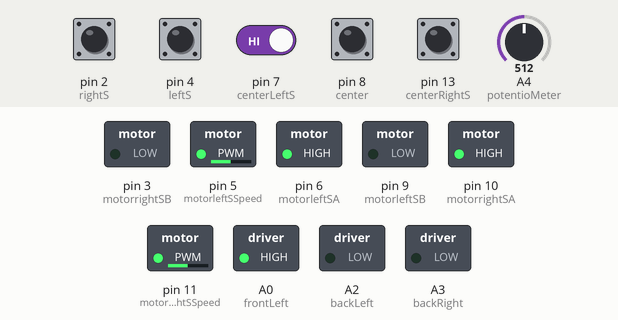
The sketch below on a simulated Arduino Uno, built with avr-gcc and run on an emulated ATmega328P. On the bench: switched loads named in the sketch (green lamp = pin HIGH). The test bench sets the inputs (shaded band); at power-on: pin 2 (rightS), pin 4 (leftS), pin 7 (centerLeftS), pin 8 (center), pin 13 (centerRightS) HIGH, A4 (potentioMeter) = 512. Pins used as bus, display or sensor lines are not drawn.

Above: at 1.2 s.
1.3 s: A4 (potentioMeter) set to 306
At 2.5 s:
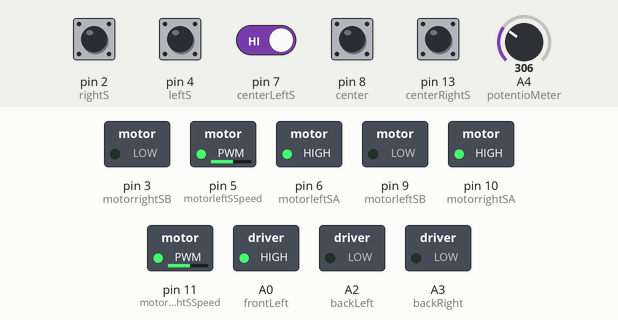
2.8 s: pin 2 (rightS) pulled LOW for 0.15 s
At 2.87 s:
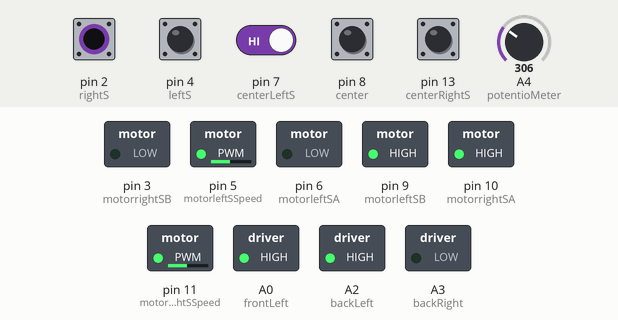
4.4 s: pin 4 (leftS) pulled LOW for 0.15 s
At 4.47 s:
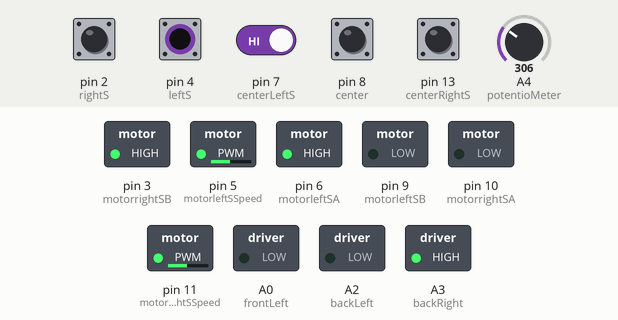
6.0 s: pin 13 (centerRightS) pulled LOW for 0.15 s
At 6.07 s:
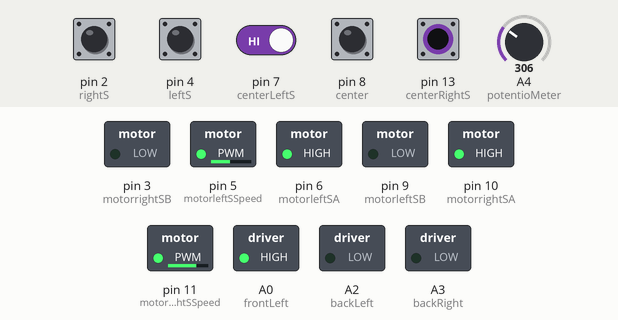
7.6 s: pin 2 (rightS) driven LOW and pin 7 (centerLeftS) driven LOW
At 8.5 s:
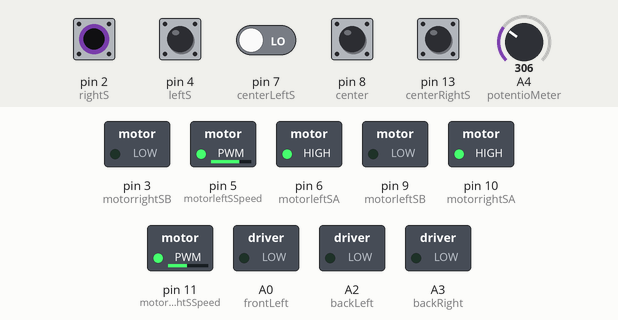
9.1 s: A4 (potentioMeter) set to 122
At 9.6 s:
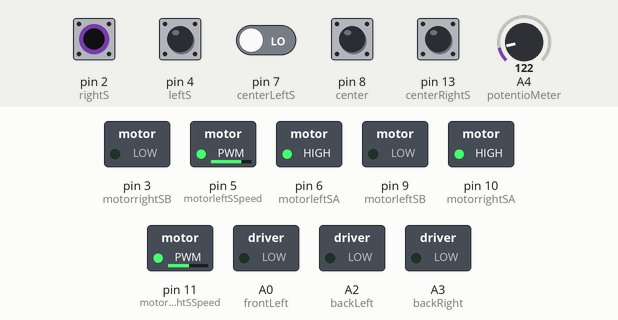
Timing chart, 0 to 11.6 s (numbered marks = the images above; inputs shaded):
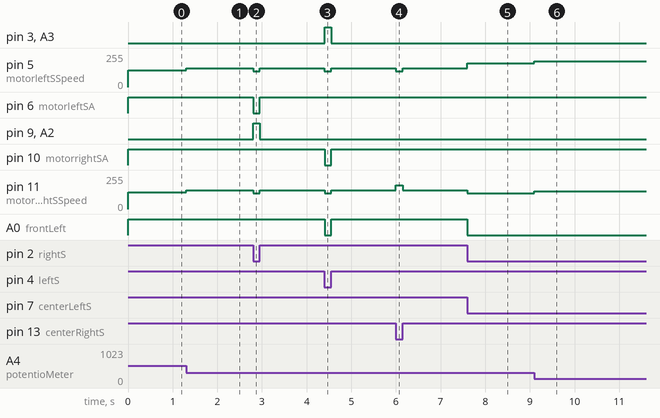

The sketch:

RobotDeductionLineFollowRobotFinal.ino
```cpp
// sensors
//int leftSSensor=12;
//int rightSSensor=13;
int center = 8; //hvid
int centerLeftS = 7; //lilla
int centerRightS = 13; //grøn
int leftS = 4; //blå
int rightS = 2; //brun

// motor pins
int motorleftSA=6; // pin 6 på arduino forbunet til pin 2 på motor driver
int motorrightSA=10; // pin 10 på arduino forbunet til pin 10 på motor driver
int motorleftSB=9; // pin 9 på arduino forbunet til pin 7 på motor driver
int motorrightSB=3; // pin 3 på arduino forbunet til pin 15 på motor driver
int motorleftSSpeed=5; // pin 5 på arduino forbunet til pin 1 på motor driver
int motorrightSSpeed=11; // pin 11 på arduino forbunet til pin 9 på motor driver

// car light pins
int frontLeft = A0;
int frontRight = A1;
int backLeft = A2;
int backRight = A3;

// potentioMeter pin
int potentioMeter = A4;
int potValue;
int battery;

void setup() {

  // sensors
  pinMode (center, INPUT);
  pinMode (centerLeftS, INPUT);
  pinMode (centerRightS, INPUT);
  pinMode (leftS, INPUT);
  pinMode (rightS, INPUT);

  // motors
  pinMode (motorleftSA, OUTPUT);
  pinMode (motorrightSA, OUTPUT);
  pinMode (motorleftSB, OUTPUT);
  pinMode (motorrightSB, OUTPUT);
  pinMode (motorleftSSpeed, OUTPUT);
  pinMode (motorrightSSpeed, OUTPUT);

  // lights
  pinMode (frontLeft, OUTPUT);
  pinMode (frontRight, OUTPUT);
  pinMode (backLeft, OUTPUT);
  pinMode (backRight, OUTPUT);
}

void loop() {

// Sensor state
int stateCenter = digitalRead (center);
int stateCenterLeftS = digitalRead (centerLeftS);
int stateCenterRightS = digitalRead (centerRightS);
int stateLeftS = digitalRead (leftS);
int stateRightS = digitalRead (rightS);

// potentiometer for spped regulation
  // read the analog in value:
  potValue = analogRead(potentioMeter);
  // map it to the range of the analog out:
  battery = map(potValue, 0, 1023, 0, 70);

// Motor speeds
//int battery = 40; //60=new battery
int middle = 160-battery;
int slow = 140-battery;
//int slow reverse = 70;
int fast = 200-battery;
int off = 0;
//delay (20);
if (stateLeftS==0&&stateCenterLeftS==0&&stateCenter==0&&stateCenterRightS==0&&stateRightS==0) //1
    { //reverse
    DriveReverseLeftWheel(slow);
    DriveReverseRightWheel(slow);
    carLight(0, 0, 1, 1);
    delay(200);
    }
else if (stateLeftS==0&&stateCenterLeftS==0&&stateCenter==0&&stateCenterRightS==0&&stateRightS==1) //2
    { //right sharp
    DriveForwardLeftWheel(slow); // middle to slow
    DriveReverseRightWheel(slow);
    carLight(0, 1, 0, 1);
    }
else if (stateLeftS==0&&stateCenterLeftS==0&&stateCenter==0&&stateCenterRightS==1&&stateRightS==0) //3
    { //right
    DriveForwardLeftWheel(fast);
    DriveForwardRightWheel(slow);
    carLight(0, 1, 0, 0);
    }
else if (stateLeftS==0&&stateCenterLeftS==0&&stateCenter==0&&stateCenterRightS==1&&stateRightS==1) //4
    { //right
    DriveForwardLeftWheel(fast);
    DriveForwardRightWheel(slow);
    carLight(0, 1, 0, 0);
    }
else if (stateLeftS==0&&stateCenterLeftS==0&&stateCenter==1&&stateCenterRightS==0&&stateRightS==0) //5
    { //straight
    DriveForwardLeftWheel(middle);
    DriveForwardRightWheel(middle);
    carLight(1, 1, 0, 0);
    delay(50);
    }
else if (stateLeftS==0&&stateCenterLeftS==0&&stateCenter==1&&stateCenterRightS==0&&stateRightS==1) //6
    { //right
    DriveForwardLeftWheel(fast);
    DriveForwardRightWheel(slow);
    carLight(0, 1, 0, 0);
    }
else if (stateLeftS==0&&stateCenterLeftS==0&&stateCenter==1&&stateCenterRightS==1&&stateRightS==0) //7
    { //right
    DriveForwardLeftWheel(fast);
    DriveForwardRightWheel(slow);
    carLight(0, 1, 0, 0);
    }
else if (stateLeftS==0&&stateCenterLeftS==0&&stateCenter==1&&stateCenterRightS==1&&stateRightS==1) //8
    { //right sharp
    DriveForwardLeftWheel(slow); //middle to slow
    DriveReverseRightWheel(slow);
    carLight(0, 1, 0, 1);
    }
else if (stateLeftS==0&&stateCenterLeftS==1&&stateCenter==0&&stateCenterRightS==0&&stateRightS==0) //9
    { //left
    DriveForwardLeftWheel(slow);
    DriveForwardRightWheel(fast);
    carLight(1, 0, 0, 0);
    }
else if (stateLeftS==0&&stateCenterLeftS==1&&stateCenter==0&&stateCenterRightS==0&&stateRightS==1) //10
    { //left
    DriveForwardLeftWheel(slow);
    DriveForwardRightWheel(fast);
    carLight(1, 0, 0, 0);
    }
else if (stateLeftS==0&&stateCenterLeftS==1&&stateCenter==0&&stateCenterRightS==1&&stateRightS==0) //11
    { //straight
    DriveForwardLeftWheel(middle);
    DriveForwardRightWheel(middle);
    carLight(1, 1, 0, 0);
    }
else if (stateLeftS==0&&stateCenterLeftS==1&&stateCenter==0&&stateCenterRightS==1&&stateRightS==1) //12
    { //straight
    DriveForwardLeftWheel(middle);
    DriveForwardRightWheel(middle);
    carLight(1, 1, 0, 0);
    }
else if (stateLeftS==0&&stateCenterLeftS==1&&stateCenter==1&&stateCenterRightS==0&&stateRightS==0) //13
    { //left
    DriveForwardLeftWheel(slow);
    DriveForwardRightWheel(fast);
    carLight(1, 0, 0, 0);
    }
else if (stateLeftS==0&&stateCenterLeftS==1&&stateCenter==1&&stateCenterRightS==0&&stateRightS==1) //14
    { //straight
    DriveForwardLeftWheel(middle);
    DriveForwardRightWheel(middle);
    carLight(1, 1, 0, 0);
    }
else if (stateLeftS==0&&stateCenterLeftS==1&&stateCenter==1&&stateCenterRightS==1&&stateRightS==0) //15
    { //straight
    DriveForwardLeftWheel(middle);
    DriveForwardRightWheel(middle);
    carLight(1, 1, 0, 0);
    }
else if (stateLeftS==0&&stateCenterLeftS==1&&stateCenter==1&&stateCenterRightS==1&&stateRightS==1) //16
    { //right shaerp
    DriveForwardLeftWheel(slow); //middle to slow
    DriveReverseRightWheel(slow);
    carLight(0, 1, 0, 1);
    }
else if (stateLeftS==1&&stateCenterLeftS==1&&stateCenter==1&&stateCenterRightS==1&&stateRightS==1) //17
    { //straight
    DriveForwardLeftWheel(middle);
    DriveForwardRightWheel(middle);
    carLight(1, 1, 0, 0);
    }
else if (stateLeftS==1&&stateCenterLeftS==1&&stateCenter==1&&stateCenterRightS==1&&stateRightS==0) //18
    { //left sharp
    DriveReverseLeftWheel(slow);
    DriveForwardRightWheel(slow); //middle to slow
    carLight(1, 0, 1, 0);
    }
else if (stateLeftS==1&&stateCenterLeftS==1&&stateCenter==1&&stateCenterRightS==0&&stateRightS==1) //19
    { //left
    DriveForwardLeftWheel(slow);
    DriveForwardRightWheel(fast);
    carLight(1, 0, 0, 0);
    }
else if (stateLeftS==1&&stateCenterLeftS==1&&stateCenter==1&&stateCenterRightS==0&&stateRightS==0) //20
    { //left sharp
    DriveReverseLeftWheel(slow);
    DriveForwardRightWheel(slow); //middle to slow
    carLight(1, 0, 1, 0);
    }
else if (stateLeftS==1&&stateCenterLeftS==1&&stateCenter==0&&stateCenterRightS==1&&stateRightS==1) //21
    { //straight
    DriveForwardLeftWheel(middle);
    DriveForwardRightWheel(middle);
    carLight(1, 1, 0, 0);
    }
else if (stateLeftS==1&&stateCenterLeftS==1&&stateCenter==0&&stateCenterRightS==1&&stateRightS==0) //22
    { //left
    DriveForwardLeftWheel(slow);
    DriveForwardRightWheel(fast);
    carLight(1, 0, 0, 0);
    }
else if (stateLeftS==1&&stateCenterLeftS==1&&stateCenter==0&&stateCenterRightS==0&&stateRightS==1) //23
    { //left
    DriveForwardLeftWheel(slow);
    DriveForwardRightWheel(fast);
    carLight(1, 0, 0, 0);
    }
else if (stateLeftS==1&&stateCenterLeftS==1&&stateCenter==0&&stateCenterRightS==0&&stateRightS==0) //24
    { //left
    DriveForwardLeftWheel(slow);
    DriveForwardRightWheel(fast);
    carLight(1, 0, 0, 0);
    }
else if (stateLeftS==1&&stateCenterLeftS==0&&stateCenter==1&&stateCenterRightS==1&&stateRightS==1) //25
    { //right sharp
    DriveForwardLeftWheel(slow); //middle to slow
    DriveReverseRightWheel(slow);
    carLight(0, 1, 0, 1);
    }
else if (stateLeftS==1&&stateCenterLeftS==0&&stateCenter==1&&stateCenterRightS==1&&stateRightS==0) //26
    { //right
    DriveForwardLeftWheel(fast);
    DriveForwardRightWheel(slow);
    carLight(0, 1, 0, 0);
    }
else if (stateLeftS==1&&stateCenterLeftS==0&&stateCenter==1&&stateCenterRightS==0&&stateRightS==1) //27
    { //straight
    DriveForwardLeftWheel(middle);
    DriveForwardRightWheel(middle);
    carLight(1, 1, 0, 0);
    }
else if (stateLeftS==1&&stateCenterLeftS==0&&stateCenter==1&&stateCenterRightS==0&&stateRightS==0) //28
    { //left
    DriveForwardLeftWheel(slow);
    DriveForwardRightWheel(fast);
    carLight(1, 0, 0, 0);
    }
else if (stateLeftS==1&&stateCenterLeftS==0&&stateCenter==0&&stateCenterRightS==1&&stateRightS==1) //29
    { //right sharp
    DriveForwardLeftWheel(slow); //middle to slow
    DriveReverseRightWheel(slow);
    carLight(0, 1, 0, 1);
    }
else if (stateLeftS==1&&stateCenterLeftS==0&&stateCenter==0&&stateCenterRightS==1&&stateRightS==0) //30
    { //straight
    DriveForwardLeftWheel(middle);
    DriveForwardRightWheel(middle);
    carLight(1, 1, 0, 0);
    }
else if (stateLeftS==1&&stateCenterLeftS==0&&stateCenter==0&&stateCenterRightS==0&&stateRightS==1) //31
    { //straight
    DriveForwardLeftWheel(middle);
    DriveForwardRightWheel(middle);
    carLight(1, 1, 0, 0);
    }
else if (stateLeftS==1&&stateCenterLeftS==0&&stateCenter==0&&stateCenterRightS==0&&stateRightS==0) //32
    { //left sharp
    DriveReverseLeftWheel(slow);
    DriveForwardRightWheel(middle);
    carLight(1, 0, 1, 0);
    }
}


//**** functions ****//
  int DriveForwardLeftWheel(int spd) {
    int spdsetting = spd;
    analogWrite(motorleftSSpeed, spdsetting);
    digitalWrite(motorleftSA, 1);
    digitalWrite(motorleftSB, 0);
  }
  int DriveForwardRightWheel(int spd) {
    int spdsetting = spd;
    digitalWrite(motorrightSA, 1);
    digitalWrite(motorrightSB, 0);
    analogWrite(motorrightSSpeed, spdsetting);
  }
  int DriveReverseLeftWheel(int spd) {
    int spdsetting = spd;
    analogWrite(motorleftSSpeed, spdsetting);
    digitalWrite(motorleftSA, 0);
    digitalWrite(motorleftSB, 1);
  }
  int DriveReverseRightWheel(int spd) {
    int spdsetting = spd;
    digitalWrite(motorrightSA, 0);
    digitalWrite(motorrightSB, 1);
    analogWrite(motorrightSSpeed, spdsetting);
  }

  int carLight(int FL, int FR, int BL, int BR){
    /*if(FL == true && FR == true && FL == true && FR == true){// all light up
      digitalWrite(frontLeft, 1);
      digitalWrite(frontRight, 1);
      digitalWrite(backLeft, 1);
      digitalWrite(backRight, 1);
    }else*/
    if(FL == true && FR == true && BL == false && BR == false){ // front light up
      digitalWrite(frontLeft, 1);
      digitalWrite(frontRight, 1);
      digitalWrite(backLeft, 0);
      digitalWrite(backRight, 0);
    }else if(FL == true && FR == false && BL == false && BR == false){ // left front light up
      digitalWrite(frontLeft, 1);
      digitalWrite(frontRight, 0);
      digitalWrite(backLeft, 0);
      digitalWrite(backRight, 0);
    }else if(FL == false && FR == true && BL == false && BR == false){ // right front ligth up
      digitalWrite(frontLeft, 0);
      digitalWrite(frontRight, 1);
      digitalWrite(backLeft, 0);
      digitalWrite(backRight, 0);
    }else if(FL == false && FR == false && BL == true && BR == false){ // back left light up
      digitalWrite(frontLeft, 0);
      digitalWrite(frontRight, 0);
      digitalWrite(backLeft, 1);
      digitalWrite(backRight, 0);
    }else if(FL == false && FR == false && BL == false && BR == true){ // back right light up
      digitalWrite(frontLeft, 0);
      digitalWrite(frontRight, 0);
      digitalWrite(backLeft, 0);
      digitalWrite(backRight, 1);
    }else if(FL == false && FR == false && BL == true && BR == true){ // back light up
      digitalWrite(frontLeft, 0);
      digitalWrite(frontRight, 0);
      digitalWrite(backLeft, 1);
      digitalWrite(backRight, 1);
    }else if(FL == true && FR == false && BL == true && BR == false){ // light left side up
      digitalWrite(frontLeft, 1);
      digitalWrite(frontRight, 0);
      digitalWrite(backLeft, 1);
      digitalWrite(backRight, 0);
    }else if(FL == false && FR == true && BL == false && BR == true){ // light right side up
      digitalWrite(frontLeft, 0);
      digitalWrite(frontRight, 1);
      digitalWrite(backLeft, 0);
      digitalWrite(backRight, 1);
    }else if(FL == false && FR == true && BL == false && BR == true){ // light right side up
      digitalWrite(frontLeft, 0);
      digitalWrite(frontRight, 1);
      digitalWrite(backLeft, 0);
      digitalWrite(backRight, 1);
    }else if(FL == false && FR == false && BL == false && BR == false){ // lights out
      digitalWrite(frontLeft, 0);
      digitalWrite(frontRight, 0);
      digitalWrite(backLeft, 0);
      digitalWrite(backRight, 0);
    }
  }
```

Measured:
- after the input at 1.3 s, pin 5 (motorleftSSpeed), pin 11 (motorrightSSpeed): 125/255 → 140/255 at once
- after the input at 2.8 s, pin 5 (motorleftSSpeed), pin 11 (motorrightSSpeed): 140/255 → 120/255 at once, → 140/255 0.15 s later; pin 6 (motorleftSA): HIGH → LOW at once, → HIGH 0.15 s later; pin 9 (motorleftSB), A2 (backLeft): LOW → HIGH at once, → LOW 0.15 s later
- after the input at 4.4 s, pin 3 (motorrightSB), A3 (backRight): LOW → HIGH at once, → LOW 0.15 s later; pin 5 (motorleftSSpeed), pin 11 (motorrightSSpeed): 140/255 → 120/255 at once, → 140/255 0.15 s later; pin 10 (motorrightSA), A0 (frontLeft): HIGH → LOW at once, → HIGH 0.15 s later
- after the input at 6.0 s, pin 5 (motorleftSSpeed): 140/255 → 120/255 at once, → 140/255 0.15 s later; pin 11 (motorrightSSpeed): 140/255 → 180/255 at once, → 140/255 0.15 s later
- after the input at 7.6 s, pin 5 (motorleftSSpeed): 140/255 → 180/255 at once; pin 11 (motorrightSSpeed): 140/255 → 120/255 at once; A0 (frontLeft): HIGH → LOW at once
- after the input at 9.1 s, pin 5 (motorleftSSpeed): 180/255 → 192/255 at once; pin 11 (motorrightSSpeed): 120/255 → 132/255 at once
